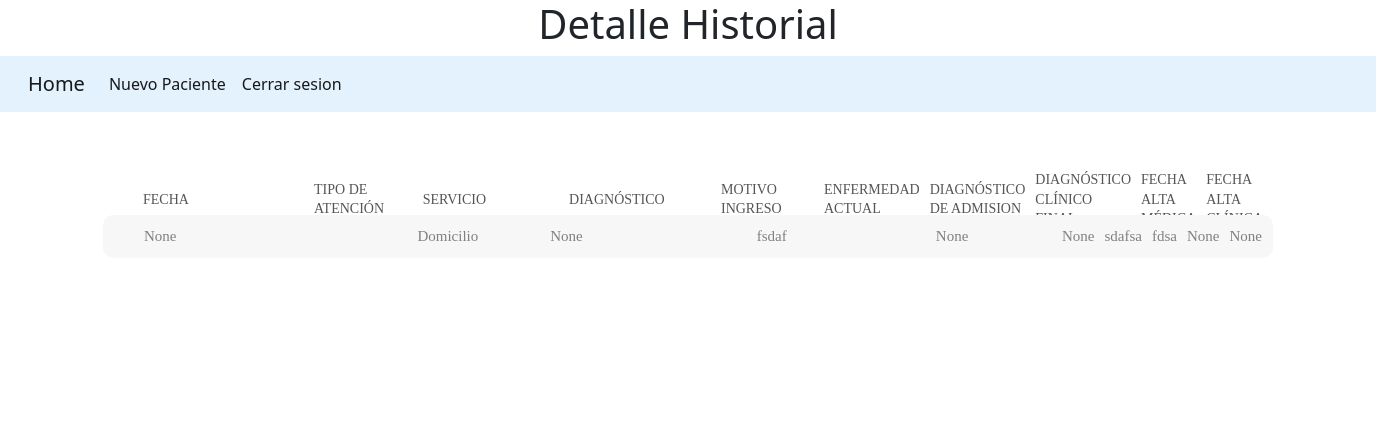
The page /historial/historialdetalle/1 on the database its author committed.
### paciente/models.py (models this page shows, shortened)
class Historial(models.Model):
    idhistorial               = models.AutoField('Id historial',primary_key=True)
    fecha                     = models.DateTimeField('Fecha de registro', auto_now=True)
    tipo_atencion             = models.ForeignKey(LugarAtencion, on_delete=models.CASCADE)
    servicio                  = models.CharField('Servicio', max_length=30, null=True, blank=True)
    diagnostico               = models.CharField('Diagnostico', max_length=150, null=True, blank=True)
    motivo_ingreso            = models.CharField('Motivo de ingreso', max_length=150, null=True, blank=True)
    enfermedad_actual         = models.CharField('Enfermedad actual', max_length=150, null=True, blank=True)
    diagnostico_admision      = models.CharField('Diagnostico de admision', max_length=150, null=True, blank=True)
    diagnostico_clinico_final = models.CharField('Diagnostico clinico final', max_length=200, null=True, blank=True)
    fecha_alta_medica         = models.DateTimeField('Fecha alta Medica',  null=True, blank=True)
    fecha_alta_clinica        = models.DateTimeField('Fecha alta clinica',  null=True, blank=True)
    rut                       = models.ForeignKey(Paciente, on_delete=models.CASCADE)
    class meta:
        verbose_name = 'Historial'
        verbose_name_plural = 'Historial'

class LugarAtencion(models.Model):
    idLugarAtencion = models.AutoField(primary_key=True)
    descripcion     = models.CharField('Lugar de atencion', max_length=20, null=False, blank=False)
    class meta:
        verbose_name = 'lugarAtencion'
        verbose_name_plural = 'LugarAtencion'
    def __str__(self):
        return self.descripcion

### paciente/views.py (the view)
# urls.py: path('historial/historialdetalle/<str:id>', historialDetalle, name='historialdetalle'),
def historialDetalle(request, id):
    historialobj = Historial.objects.filter(idhistorial = id)
    datos = {
        'historial': historialobj
    }
    return render(request, 'historialdetalle.html',datos)

### paciente/templates/historialdetalle.html (shortened to what this page needs)
{% extends 'base.html' %}
{% load static %}
{% load bootstrap4 %}
{% block extrahead %}
<link rel="stylesheet" type="text/css" href="{% static path %}vendor/bootstrap/css/bootstrap.min.css">
<link rel="stylesheet" type="text/css" href="{% static path %}fonts/font-awesome-4.7.0/css/font-awesome.min.css">
<link rel="stylesheet" type="text/css" href="{% static path %}vendor/animate/animate.css">
<link rel="stylesheet" type="text/css" href="{% static path %}vendor/select2/select2.min.css">
<link rel="stylesheet" type="text/css" href="{% static path %}vendor/perfect-scrollbar/perfect-scrollbar.css">
<link rel="stylesheet" type="text/css" href="{% static path %}css/util.css">
<link rel="stylesheet" type="text/css" href="{% static path %}css/main.css">
{% endblock extrahead %}
{% block cuerpo %}
<section>
    <div class="limiter">
        <div class="container-table100">
            <div class="wrap-table100">
                <div class="table100 ver5 m-b-110">
                    <div class="table100-head">
                        <table>
                            <thead>
                                <tr class="row100 head">
                                    <th class="cell100 column1">Fecha</th>
                                    <th class="cell100 column2">Tipo de Atenci&oacute;n</th>
                                    <th class="cell100 column3">Servicio</th>
                                    <th class="cell100 column4">Diagn&oacute;stico</th>
                                    <th class="cell100 column5">Motivo Ingreso</th>
                                    <th class="cell100 column6">Enfermedad actual</th>
                                    <th class="cell100 column7">Diagnóstico de Admision</th>
                                    <th class="cell100 column8">Diagnóstico Cl&iacute;nico Final</th>
                                    <th class="cell100 column9">Fecha alta M&eacute;dica</th>
                                    <th class="cell100 column10">Fecha alta Cl&iacute;nica</th>
                                </tr>
                            </thead>
                        </table>
                    </div>
                    <div class="table100-body js-pscroll">
                        <table>
                            <tbody>
                                {% for hist in historial %}
                                <tr class="row100 body">
                                    <td class="cell100 column1">{{hist.fecha}}</td>
                                    <td class="cell100 column2">{{hist.tipo_atencion}}</td>
                                    <td class="cell100 column3">{{hist.servicio}}</td>
                                    <td class="cell100 column4">{{hist.diagnostico}}</td>
                                    <td class="cell100 column5">{{hist.motivo_ingreso}}</td>
                                    <td class="cell100 column6">{{hist.enfermedad_actual}}</td>
                                    <td class="cell100 column7">{{hist.diagnostico_admision}}</td>
                                    <td class="cell100 column8">{{hist.diagnostico_clinico_final}}</td>
                                    <td class="cell100 column9">{{hist.fecha_alta_medica}}</td>
                                    <td class="cell100 column10">{{hist.fecha_alta_clinica}}</td>
                                </tr>
                                {% endfor %}
                            </tbody>
                        </table>
                    </div>
                </div>
            </div>
        </div>
    </div>
</section>
{% endblock %}

### static/css/main.css (style rules this page uses)
* { margin: 0px; padding: 0px; box-sizing: border-box; }
body, html { height: 100%; font-family: sans-serif; }
.js-pscroll { position: relative; overflow: hidden; }
.limiter { width: 1366px; margin: 0 auto; }
.container-table100 { width: 100%; background: #fff; display: -webkit-box; display: -webkit-flex; display: -moz-box; display: -ms-flexbox; display: flex; align-items: center; justify-content: center; flex-wrap: wrap; padding: 33px 30px; }
.wrap-table100 { width: 1170px; }
.table100 { background-color: #fff; }
table { width: 100%; }
th, td { font-weight: unset; padding-right: 10px; }
.column1 { width: 33%; padding-left: 40px; }
.column2 { width: 13%; }
.column3 { width: 22%; }
.column4 { width: 19%; }
.column5 { width: 13%; }
.table100-head th { padding-top: 18px; padding-bottom: 18px; }
.table100-body td { padding-top: 16px; padding-bottom: 16px; }
.table100 { position: relative; padding-top: 60px; }
.table100-head { position: absolute; width: 100%; top: 0; left: 0; }
.table100-body { max-height: 585px; overflow: auto; }
.table100.ver5 { margin-right: -30px; }
.table100.ver5 .table100-head { padding-right: 30px; }
.table100.ver5 th { font-family: Lato-Bold; font-size: 14px; color: #555555; line-height: 1.4; text-transform: uppercase; background-color: transparent; }
.table100.ver5 td { font-family: Lato-Regular; font-size: 15px; color: #808080; line-height: 1.4; background-color: #f7f7f7; }
.table100.ver5 .table100-body tr { overflow: hidden; border-bottom: 10px solid #fff; border-radius: 10px; }
.table100.ver5 .table100-body table { border-collapse: separate; border-spacing: 0 10px; }
.table100.ver5 .table100-body td { border: solid 1px transparent; border-style: solid none; padding-top: 10px; padding-bottom: 10px; }
.table100.ver5 .table100-body td:first-child { border-left-style: solid; border-top-left-radius: 10px; border-bottom-left-radius: 10px; }
.table100.ver5 .table100-body td:last-child { border-right-style: solid; border-bottom-right-radius: 10px; border-top-right-radius: 10px; }
.table100.ver5 .table100-head th { padding-top: 25px; padding-bottom: 25px; }
.table100.ver5 { overflow: hidden; }
.table100.ver5 .table100-body { padding-right: 30px; }

### static/css/style.css (style rules this page uses)
*,*:after,*:before { box-sizing: border-box; }
html { box-sizing: inherit; background: linear-gradient(to left, #E8FFF9 , #eef2f3); }
body { margin: 2% auto; text-align: center; font-size: 14px; font-family: Verdana; }

### rows shown on the page
Historial: fecha "None", tipo_atencion "Domicilio", servicio "None", diagnostico "fsdaf", motivo_ingreso "None", enfermedad_actual "None", diagnostico_admision "sdafsa", diagnostico_clinico_final "fdsa", fecha_alta_medica "None", fecha_alta_clinica "None"
